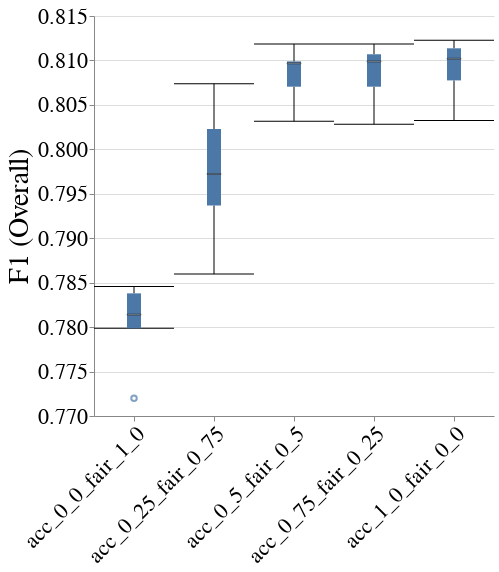

The notebook cell this image was saved under:
### Markdown cell above
### Overall metrics

### Code cell
create_box_plot_per_cost_model(to_plot=best_lp_metrics_per_exp_config_df, metric_name="F1")

### Figure 1 — Vega-Lite specification as saved in the notebook (floating-point values rounded to 4 significant figures)
{"config": {"view": {"continuousWidth": 400, "continuousHeight": 300, "stroke": null}, "axis": {"labelFontSize": 22, "labelFontWeight": "normal", "titleFontSize": 28, "titleFontWeight": "normal"}, "title": {"fontSize": 28}}, "data": {"name": "data-03f973be31a01b9b02d89b5b35abed5a"}, "mark": {"type": "boxplot", "median": {"stroke": "black", "strokeWidth": 0.7}, "ticks": true}, "encoding": {"x": {"axis": {"labelAngle": -45, "labelLimit": 300}, "field": "exp_config_name", "title": null, "type": "nominal"}, "y": {"field": "overall", "scale": {"zero": false}, "title": "F1 (Overall)", "type": "quantitative"}}, "height": 400, "width": 400, "$schema": "https://vega.github.io/schema/vega-lite/v4.17.0.json", "datasets": {"data-03f973be31a01b9b02d89b5b35abed5a": [{"exp_config_name": "acc_0_0_fair_1_0", "logical_pipeline_uuid": "Tm9uZSZESVImbHJfY2xm", "physical_pipeline_uuid": "10a4b262-5142-4d67-aceb-7c4e30102b28", "run_num": 4, "compound_pp_quality": 0.9905, "metric": "F1", "model_name": "lr_clf", "runtime_in_mins": 0.2394, "dataset_name": "folk_emp", "logical_pipeline_name": "None&DIR&lr_clf", "null_imputer_name": "None", "fairness_intervention_name": "DIR", "RAC1P_dis": 0.7878, "RAC1P_priv": 0.7749, "SEX&RAC1P_dis": 0.758, "SEX&RAC1P_priv": 0.7852, "SEX_dis": 0.7554, "SEX_priv": 0.804, "overall": 0.7799}, {"exp_config_name": "acc_0_0_fair_1_0", "logical_pipeline_uuid": "Tm9uZSZESVImbHJfY2xm", "physical_pipeline_uuid": "27e41a7c-d6bf-46f0-9110-40e96932e653", "run_num": 5, "compound_pp_quality": 0.9882, "metric": "F1", "model_name": "lr_clf", "runtime_in_mins": 0.3664, "dataset_name": "folk_emp", "logical_pipeline_name": "None&DIR&lr_clf", "null_imputer_name": "None", "fairness_intervention_name": "DIR", "RAC1P_dis": 0.7823, "RAC1P_priv": 0.7652, "SEX&RAC1P_dis": 0.7411, "SEX&RAC1P_priv": 0.7794, "SEX_dis": 0.7308, "SEX_priv": 0.8093, "overall": 0.772}, {"exp_config_name": "acc_0_0_fair_1_0", "logical_pipeline_uuid": "Tm9uZSZESVImbHJfY2xm", "physical_pipeline_uuid": "2a1062df-0658-4bed-bebc-f08a64c100bc", "run_num": 2, "compound_pp_quality": 0.9999, "metric": "F1", "model_name": "lr_clf", "runtime_in_mins": 0.2394, "dataset_name": "folk_emp", "logical_pipeline_name": "None&DIR&lr_clf", "null_imputer_name": "None", "fairness_intervention_name": "DIR", "RAC1P_dis": 0.7832, "RAC1P_priv": 0.7802, "SEX&RAC1P_dis": 0.7557, "SEX&RAC1P_priv": 0.7881, "SEX_dis": 0.7457, "SEX_priv": 0.8166, "overall": 0.7814}, {"exp_config_name": "acc_0_0_fair_1_0", "logical_pipeline_uuid": "Tm9uZSZESVImbHJfY2xm", "physical_pipeline_uuid": "473666fc-7673-4c1a-988f-7d339730ef11", "run_num": 1, "compound_pp_quality": 0.9804, "metric": "F1", "model_name": "lr_clf", "runtime_in_mins": 0.2218, "dataset_name": "folk_emp", "logical_pipeline_name": "None&DIR&lr_clf", "null_imputer_name": "None", "fairness_intervention_name": "DIR", "RAC1P_dis": 0.7837, "RAC1P_priv": 0.7839, "SEX&RAC1P_dis": 0.7487, "SEX&RAC1P_priv": 0.7918, "SEX_dis": 0.7495, "SEX_priv": 0.814, "overall": 0.7838}, {"exp_config_name": "acc_0_0_fair_1_0", "logical_pipeline_uuid": "Tm9uZSZESVImbHJfY2xm", "physical_pipeline_uuid": "a4e709f5-5df7-4a13-8d4f-d3f1e38dc8e2", "run_num": 3, "compound_pp_quality": 0.9487, "metric": "F1", "model_name": "lr_clf", "runtime_in_mins": 0.2785, "dataset_name": "folk_emp", "logical_pipeline_name": "None&DIR&lr_clf", "null_imputer_name": "None", "fairness_intervention_name": "DIR", "RAC1P_dis": 0.7925, "RAC1P_priv": 0.7796, "SEX&RAC1P_dis": 0.7516, "SEX&RAC1P_priv": 0.7924, "SEX_dis": 0.751, "SEX_priv": 0.8163, "overall": 0.7846}, {"exp_config_name": "acc_0_25_fair_0_75", "logical_pipeline_uuid": "Tm9uZSZESVImbGdibV9jbGY=", "physical_pipeline_uuid": "10ec22bd-bb2b-4b0b-9c70-e0c2868ed85f", "run_num": 1, "compound_pp_quality": 0.9227, "metric": "F1", "model_name": "lgbm_clf", "runtime_in_mins": 0.9932, "dataset_name": "folk_emp", "logical_pipeline_name": "None&DIR&lgbm_clf", "null_imputer_name": "None", "fairness_intervention_name": "DIR", "RAC1P_dis": 0.7843, "RAC1P_priv": 0.787, "SEX&RAC1P_dis": 0.7558, "SEX&RAC1P_priv": 0.7929, "SEX_dis": 0.753, "SEX_priv": 0.8152, "overall": 0.786}, {"exp_config_name": "acc_0_25_fair_0_75", "logical_pipeline_uuid": "Tm9uZSZESVImbGdibV9jbGY=", "physical_pipeline_uuid": "2001efbe-d5e3-4ded-afd0-791713baef03", "run_num": 2, "compound_pp_quality": 0.9262, "metric": "F1", "model_name": "lgbm_clf", "runtime_in_mins": 1.591, "dataset_name": "folk_emp", "logical_pipeline_name": "None&DIR&lgbm_clf", "null_imputer_name": "None", "fairness_intervention_name": "DIR", "RAC1P_dis": 0.8014, "RAC1P_priv": 0.7945, "SEX&RAC1P_dis": 0.782, "SEX&RAC1P_priv": 0.8013, "SEX_dis": 0.7672, "SEX_priv": 0.8272, "overall": 0.7972}, {"exp_config_name": "acc_0_25_fair_0_75", "logical_pipeline_uuid": "Tm9uZSZESVImbGdibV9jbGY=", "physical_pipeline_uuid": "cae35392-63ad-4289-a244-ed998a037dab", "run_num": 3, "compound_pp_quality": 0.9325, "metric": "F1", "model_name": "lgbm_clf", "runtime_in_mins": 2.246, "dataset_name": "folk_emp", "logical_pipeline_name": "None&DIR&lgbm_clf", "null_imputer_name": "None", "fairness_intervention_name": "DIR", "RAC1P_dis": 0.796, "RAC1P_priv": 0.7923, "SEX&RAC1P_dis": 0.7489, "SEX&RAC1P_priv": 0.8042, "SEX_dis": 0.7616, "SEX_priv": 0.8239, "overall": 0.7937}, {"exp_config_name": "acc_0_25_fair_0_75", "logical_pipeline_uuid": "Tm9uZSZESVImbGdibV9jbGY=", "physical_pipeline_uuid": "e65d4227-6d08-432d-8b7e-cf1aec38947f", "run_num": 5, "compound_pp_quality": 0.9399, "metric": "F1", "model_name": "lgbm_clf", "runtime_in_mins": 0.3196, "dataset_name": "folk_emp", "logical_pipeline_name": "None&DIR&lgbm_clf", "null_imputer_name": "None", "fairness_intervention_name": "DIR", "RAC1P_dis": 0.8153, "RAC1P_priv": 0.7937, "SEX&RAC1P_dis": 0.7664, "SEX&RAC1P_priv": 0.8109, "SEX_dis": 0.762, "SEX_priv": 0.8396, "overall": 0.8023}, {"exp_config_name": "acc_0_25_fair_0_75", "logical_pipeline_uuid": "Tm9uZSZESVImbGdibV9jbGY=", "physical_pipeline_uuid": "eb9b5a19-82f6-416c-bf7f-9471911d01c1", "run_num": 4, "compound_pp_quality": 0.9446, "metric": "F1", "model_name": "lgbm_clf", "runtime_in_mins": 0.3492, "dataset_name": "folk_emp", "logical_pipeline_name": "None&DIR&lgbm_clf", "null_imputer_name": "None", "fairness_intervention_name": "DIR", "RAC1P_dis": 0.81, "RAC1P_priv": 0.8057, "SEX&RAC1P_dis": 0.7715, "SEX&RAC1P_priv": 0.8163, "SEX_dis": 0.7791, "SEX_priv": 0.8359, "overall": 0.8074}, {"exp_config_name": "acc_0_5_fair_0_5", "logical_pipeline_uuid": "Tm9uZSZESVImcmZfY2xm", "physical_pipeline_uuid": "07b5ccd5-a31a-40df-866d-e878edac7ba8", "run_num": 5, "compound_pp_quality": 0.8939, "metric": "F1", "model_name": "rf_clf", "runtime_in_mins": 0.5909, "dataset_name": "folk_emp", "logical_pipeline_name": "None&DIR&rf_clf", "null_imputer_name": "None", "fairness_intervention_name": "DIR", "RAC1P_dis": 0.8144, "RAC1P_priv": 0.7957, "SEX&RAC1P_dis": 0.7682, "SEX&RAC1P_priv": 0.8116, "SEX_dis": 0.7557, "SEX_priv": 0.847, "overall": 0.8031}, {"exp_config_name": "acc_0_5_fair_0_5", "logical_pipeline_uuid": "Tm9uZSZESVImcmZfY2xm", "physical_pipeline_uuid": "25f8f8ee-416d-4ab7-b7f5-59f977922b92", "run_num": 1, "compound_pp_quality": 0.8783, "metric": "F1", "model_name": "rf_clf", "runtime_in_mins": 0.7308, "dataset_name": "folk_emp", "logical_pipeline_name": "None&DIR&rf_clf", "null_imputer_name": "None", "fairness_intervention_name": "DIR", "RAC1P_dis": 0.8166, "RAC1P_priv": 0.8054, "SEX&RAC1P_dis": 0.7841, "SEX&RAC1P_priv": 0.8156, "SEX_dis": 0.7747, "SEX_priv": 0.8415, "overall": 0.8097}, {"exp_config_name": "acc_0_5_fair_0_5", "logical_pipeline_uuid": "Tm9uZSZESVImcmZfY2xm", "physical_pipeline_uuid": "5734a395-9aba-48e5-93db-3110ef53510b", "run_num": 2, "compound_pp_quality": 0.9039, "metric": "F1", "model_name": "rf_clf", "runtime_in_mins": 0.3749, "dataset_name": "folk_emp", "logical_pipeline_name": "None&DIR&rf_clf", "null_imputer_name": "None", "fairness_intervention_name": "DIR", "RAC1P_dis": 0.8132, "RAC1P_priv": 0.8077, "SEX&RAC1P_dis": 0.7741, "SEX&RAC1P_priv": 0.8194, "SEX_dis": 0.7689, "SEX_priv": 0.8513, "overall": 0.8099}, {"exp_config_name": "acc_0_5_fair_0_5", "logical_pipeline_uuid": "Tm9uZSZESVImcmZfY2xm", "physical_pipeline_uuid": "9b20a654-b7bb-4036-90a1-6bfb70add4d3", "run_num": 3, "compound_pp_quality": 0.8859, "metric": "F1", "model_name": "rf_clf", "runtime_in_mins": 0.3695, "dataset_name": "folk_emp", "logical_pipeline_name": "None&DIR&rf_clf", "null_imputer_name": "None", "fairness_intervention_name": "DIR", "RAC1P_dis": 0.8158, "RAC1P_priv": 0.8094, "SEX&RAC1P_dis": 0.7633, "SEX&RAC1P_priv": 0.8235, "SEX_dis": 0.7712, "SEX_priv": 0.8508, "overall": 0.8119}, {"exp_config_name": "acc_0_5_fair_0_5", "logical_pipeline_uuid": "Tm9uZSZESVImcmZfY2xm", "physical_pipeline_uuid": "e428c255-a1da-4312-a369-e71a6cad70ec", "run_num": 4, "compound_pp_quality": 0.8978, "metric": "F1", "model_name": "rf_clf", "runtime_in_mins": 0.3752, "dataset_name": "folk_emp", "logical_pipeline_name": "None&DIR&rf_clf", "null_imputer_name": "None", "fairness_intervention_name": "DIR", "RAC1P_dis": 0.8094, "RAC1P_priv": 0.8056, "SEX&RAC1P_dis": 0.7732, "SEX&RAC1P_priv": 0.8155, "SEX_dis": 0.7796, "SEX_priv": 0.8348, "overall": 0.807}, {"exp_config_name": "acc_0_75_fair_0_25", "logical_pipeline_uuid": "Tm9uZSZESVImcmZfY2xm", "physical_pipeline_uuid": "29118464-4d6c-4ac9-9f57-378753656e1b", "run_num": 5, "compound_pp_quality": 0.8481, "metric": "F1", "model_name": "rf_clf", "runtime_in_mins": 0.3775, "dataset_name": "folk_emp", "logical_pipeline_name": "None&DIR&rf_clf", "null_imputer_name": "None", "fairness_intervention_name": "DIR", "RAC1P_dis": 0.8144, "RAC1P_priv": 0.7951, "SEX&RAC1P_dis": 0.7682, "SEX&RAC1P_priv": 0.8112, "SEX_dis": 0.7557, "SEX_priv": 0.8464, "overall": 0.8028}, {"exp_config_name": "acc_0_75_fair_0_25", "logical_pipeline_uuid": "Tm9uZSZESVImcmZfY2xm", "physical_pipeline_uuid": "4127dfcc-8774-4868-8f9e-4e28d940d52d", "run_num": 2, "compound_pp_quality": 0.8569, "metric": "F1", "model_name": "rf_clf", "runtime_in_mins": 0.3968, "dataset_name": "folk_emp", "logical_pipeline_name": "None&DIR&rf_clf", "null_imputer_name": "None", "fairness_intervention_name": "DIR", "RAC1P_dis": 0.8132, "RAC1P_priv": 0.8077, "SEX&RAC1P_dis": 0.7741, "SEX&RAC1P_priv": 0.8194, "SEX_dis": 0.7689, "SEX_priv": 0.8513, "overall": 0.8099}, {"exp_config_name": "acc_0_75_fair_0_25", "logical_pipeline_uuid": "Tm9uZSZESVImcmZfY2xm", "physical_pipeline_uuid": "5c31e717-da62-4ff5-8b6a-e4fe51294caa", "run_num": 1, "compound_pp_quality": 0.8459, "metric": "F1", "model_name": "rf_clf", "runtime_in_mins": 0.4914, "dataset_name": "folk_emp", "logical_pipeline_name": "None&DIR&rf_clf", "null_imputer_name": "None", "fairness_intervention_name": "DIR", "RAC1P_dis": 0.8193, "RAC1P_priv": 0.8054, "SEX&RAC1P_dis": 0.7885, "SEX&RAC1P_priv": 0.8158, "SEX_dis": 0.7789, "SEX_priv": 0.8395, "overall": 0.8107}, {"exp_config_name": "acc_0_75_fair_0_25", "logical_pipeline_uuid": "Tm9uZSZESVImcmZfY2xm", "physical_pipeline_uuid": "6fea3046-5edc-48da-bf66-d3bd28a20a7d", "run_num": 3, "compound_pp_quality": 0.8489, "metric": "F1", "model_name": "rf_clf", "runtime_in_mins": 0.367, "dataset_name": "folk_emp", "logical_pipeline_name": "None&DIR&rf_clf", "null_imputer_name": "None", "fairness_intervention_name": "DIR", "RAC1P_dis": 0.8158, "RAC1P_priv": 0.8094, "SEX&RAC1P_dis": 0.7633, "SEX&RAC1P_priv": 0.8235, "SEX_dis": 0.7712, "SEX_priv": 0.8508, "overall": 0.8119}, {"exp_config_name": "acc_0_75_fair_0_25", "logical_pipeline_uuid": "Tm9uZSZESVImcmZfY2xm", "physical_pipeline_uuid": "de58d6fc-c4e3-4a8b-9fac-2e2ae41785e1", "run_num": 4, "compound_pp_quality": 0.8524, "metric": "F1", "model_name": "rf_clf", "runtime_in_mins": 0.3767, "dataset_name": "folk_emp", "logical_pipeline_name": "None&DIR&rf_clf", "null_imputer_name": "None", "fairness_intervention_name": "DIR", "RAC1P_dis": 0.8094, "RAC1P_priv": 0.8056, "SEX&RAC1P_dis": 0.7732, "SEX&RAC1P_priv": 0.8155, "SEX_dis": 0.7796, "SEX_priv": 0.8348, "overall": 0.807}, {"exp_config_name": "acc_1_0_fair_0_0", "logical_pipeline_uuid": "Tm9uZSZOT19GQUlSTkVTU19JTlRFUlZFTlRJT04mcmZfY2xm", "physical_pipeline_uuid": "04361871-f4b5-42e2-891b-74ffddc2342b", "run_num": 3, "compound_pp_quality": 0.8123, "metric": "F1", "model_name": "rf_clf", "runtime_in_mins": 1.807, "dataset_name": "folk_emp", "logical_pipeline_name": "None&NO_FAIRNESS_INTERVENTION&rf_clf", "null_imputer_name": "None", "fairness_intervention_name": "NO_FAIRNESS_INTERVENTION", "RAC1P_dis": 0.8214, "RAC1P_priv": 0.8067, "SEX&RAC1P_dis": 0.7677, "SEX&RAC1P_priv": 0.8229, "SEX_dis": 0.7734, "SEX_priv": 0.8491, "overall": 0.8123}, {"exp_config_name": "acc_1_0_fair_0_0", "logical_pipeline_uuid": "Tm9uZSZOT19GQUlSTkVTU19JTlRFUlZFTlRJT04mcmZfY2xm", "physical_pipeline_uuid": "262520f3-9c0d-434b-b1d9-726af3d7b117", "run_num": 4, "compound_pp_quality": 0.8078, "metric": "F1", "model_name": "rf_clf", "runtime_in_mins": 0.3753, "dataset_name": "folk_emp", "logical_pipeline_name": "None&NO_FAIRNESS_INTERVENTION&rf_clf", "null_imputer_name": "None", "fairness_intervention_name": "NO_FAIRNESS_INTERVENTION", "RAC1P_dis": 0.8086, "RAC1P_priv": 0.8072, "SEX&RAC1P_dis": 0.7732, "SEX&RAC1P_priv": 0.8164, "SEX_dis": 0.7801, "SEX_priv": 0.8358, "overall": 0.8078}, {"exp_config_name": "acc_1_0_fair_0_0", "logical_pipeline_uuid": "Tm9uZSZOT19GQUlSTkVTU19JTlRFUlZFTlRJT04mcmZfY2xm", "physical_pipeline_uuid": "4c12117f-8fa2-46f0-b083-453d06acf10d", "run_num": 1, "compound_pp_quality": 0.8114, "metric": "F1", "model_name": "rf_clf", "runtime_in_mins": 0.6259, "dataset_name": "folk_emp", "logical_pipeline_name": "None&NO_FAIRNESS_INTERVENTION&rf_clf", "null_imputer_name": "None", "fairness_intervention_name": "NO_FAIRNESS_INTERVENTION", "RAC1P_dis": 0.818, "RAC1P_priv": 0.8073, "SEX&RAC1P_dis": 0.7844, "SEX&RAC1P_priv": 0.8176, "SEX_dis": 0.7767, "SEX_priv": 0.8426, "overall": 0.8114}, {"exp_config_name": "acc_1_0_fair_0_0", "logical_pipeline_uuid": "Tm9uZSZOT19GQUlSTkVTU19JTlRFUlZFTlRJT04mcmZfY2xm", "physical_pipeline_uuid": "f8faa13a-a1b9-4e2c-af8e-83f3f94475fe", "run_num": 2, "compound_pp_quality": 0.8102, "metric": "F1", "model_name": "rf_clf", "runtime_in_mins": 0.3708, "dataset_name": "folk_emp", "logical_pipeline_name": "None&NO_FAIRNESS_INTERVENTION&rf_clf", "null_imputer_name": "None", "fairness_intervention_name": "NO_FAIRNESS_INTERVENTION", "RAC1P_dis": 0.8149, "RAC1P_priv": 0.8071, "SEX&RAC1P_dis": 0.7741, "SEX&RAC1P_priv": 0.8199, "SEX_dis": 0.7681, "SEX_priv": 0.853, "overall": 0.8102}, {"exp_config_name": "acc_1_0_fair_0_0", "logical_pipeline_uuid": "Tm9uZSZOT19GQUlSTkVTU19JTlRFUlZFTlRJT04mcmZfY2xm", "physical_pipeline_uuid": "ff4518c9-1014-46ef-abae-8a25ed099035", "run_num": 5, "compound_pp_quality": 0.8033, "metric": "F1", "model_name": "rf_clf", "runtime_in_mins": 0.3679, "dataset_name": "folk_emp", "logical_pipeline_name": "None&NO_FAIRNESS_INTERVENTION&rf_clf", "null_imputer_name": "None", "fairness_intervention_name": "NO_FAIRNESS_INTERVENTION", "RAC1P_dis": 0.8152, "RAC1P_priv": 0.7953, "SEX&RAC1P_dis": 0.7682, "SEX&RAC1P_priv": 0.8117, "SEX_dis": 0.7559, "SEX_priv": 0.847, "overall": 0.8033}]}}
